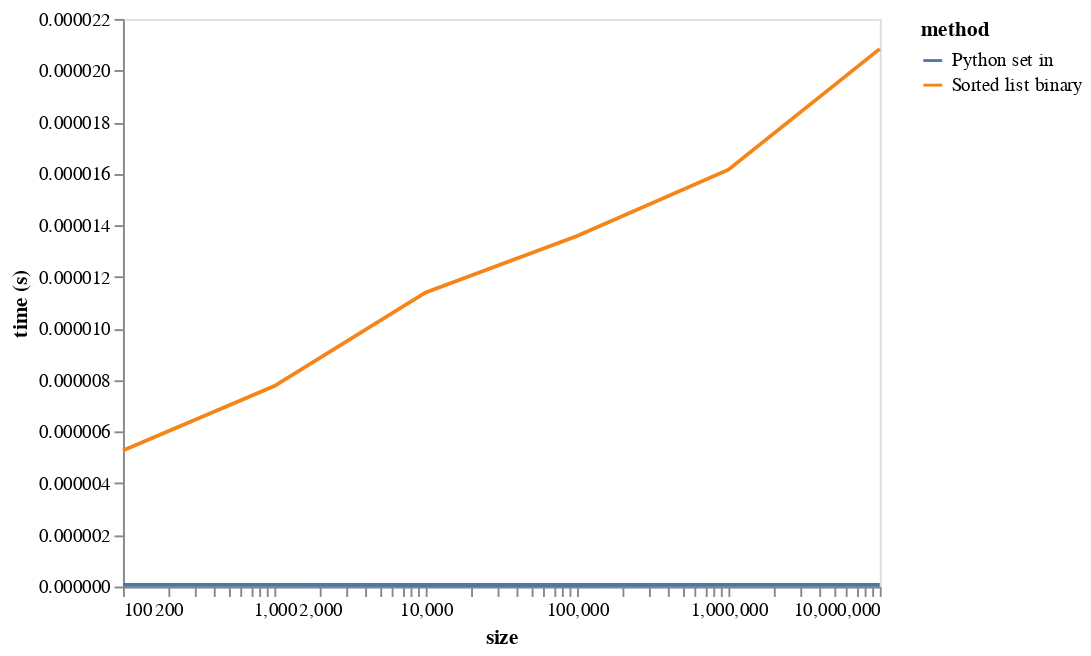

Notebook code cell kept with this figure:
### Markdown cell above
The two fastest methods (the orange and blue curves) look quite similar. We can compare them on a log plot (time vs. $\log n$) to try and tell the difference.

### Code cell
df_long = pd.melt(df[["size", "Sorted list binary", "Python set in"]],
                  id_vars="size", var_name="method", value_name="time (s)")

alt.Chart(df_long).mark_line().encode(
    alt.X('size', scale=alt.Scale(type='log')),
    alt.Y('time (s)'),
    color='method'
).configure_axis(grid=False)

### Figure 1 — Vega-Lite specification as saved in the notebook (floating-point values rounded to 4 significant figures)
{"$schema": "https://vega.github.io/schema/vega-lite/v3.4.0.json", "config": {"axis": {"grid": false}, "mark": {"tooltip": null}, "view": {"height": 300, "width": 400}}, "data": {"name": "data-ed060d4d74b6cb6883f38cb401aaaed3"}, "datasets": {"data-ed060d4d74b6cb6883f38cb401aaaed3": [{"method": "Sorted list binary", "size": 100, "time (s)": 5.274e-06}, {"method": "Sorted list binary", "size": 1000, "time (s)": 7.77e-06}, {"method": "Sorted list binary", "size": 10000, "time (s)": 1.14e-05}, {"method": "Sorted list binary", "size": 100000, "time (s)": 1.359e-05}, {"method": "Sorted list binary", "size": 1000000, "time (s)": 1.616e-05}, {"method": "Sorted list binary", "size": 10000000, "time (s)": 2.084e-05}, {"method": "Python set in", "size": 100, "time (s)": 6.219e-08}, {"method": "Python set in", "size": 1000, "time (s)": 6.099e-08}, {"method": "Python set in", "size": 10000, "time (s)": 5.861e-08}, {"method": "Python set in", "size": 100000, "time (s)": 5.829e-08}, {"method": "Python set in", "size": 1000000, "time (s)": 6.033e-08}, {"method": "Python set in", "size": 10000000, "time (s)": 6.519e-08}]}, "encoding": {"color": {"field": "method", "type": "nominal"}, "x": {"field": "size", "scale": {"type": "log"}, "type": "quantitative"}, "y": {"field": "time (s)", "type": "quantitative"}}, "mark": "line"}
